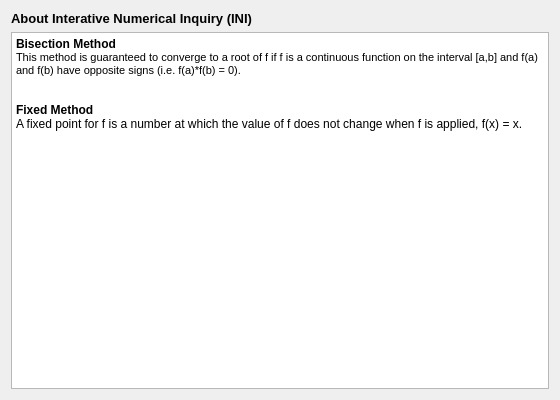
<?xml version="1.0" encoding="UTF-8"?>
<ui version="4.0">
 <class>About</class>
 <widget class="QDialog" name="About">
  <property name="geometry">
   <rect>
    <x>0</x>
    <y>0</y>
    <width>560</width>
    <height>400</height>
   </rect>
  </property>
  <property name="windowTitle">
   <string>Dialog</string>
  </property>
  <layout class="QVBoxLayout" name="verticalLayout_2">
   <item>
    <layout class="QVBoxLayout" name="verticalLayout">
     <item>
      <widget class="QLabel" name="label">
       <property name="text">
        <string>&lt;html&gt;&lt;head/&gt;&lt;body&gt;&lt;p&gt;&lt;span style=&quot; font-size:10pt; font-weight:600;&quot;&gt;About Interative Numerical Inquiry (INI)&lt;/span&gt;&lt;/p&gt;&lt;/body&gt;&lt;/html&gt;</string>
       </property>
      </widget>
     </item>
     <item>
      <widget class="QTextBrowser" name="textBrowser">
       <property name="html">
        <string>&lt;!DOCTYPE HTML PUBLIC &quot;-//W3C//DTD HTML 4.0//EN&quot; &quot;http://www.w3.org/TR/REC-html40/strict.dtd&quot;&gt;
&lt;html&gt;&lt;head&gt;&lt;meta name=&quot;qrichtext&quot; content=&quot;1&quot; /&gt;&lt;style type=&quot;text/css&quot;&gt;
p, li { white-space: pre-wrap; }
&lt;/style&gt;&lt;/head&gt;&lt;body style=&quot; font-family:'MS Shell Dlg 2'; font-size:8.25pt; font-weight:400; font-style:normal;&quot;&gt;
&lt;p style=&quot; margin-top:0px; margin-bottom:0px; margin-left:0px; margin-right:0px; -qt-block-indent:0; text-indent:0px;&quot;&gt;&lt;span style=&quot; font-size:9pt; font-weight:600;&quot;&gt;Bisection Method&lt;/span&gt;&lt;/p&gt;
&lt;p style=&quot; margin-top:0px; margin-bottom:0px; margin-left:0px; margin-right:0px; -qt-block-indent:0; text-indent:0px;&quot;&gt;&lt;span style=&quot; font-size:8pt;&quot;&gt;This method is guaranteed to converge to a root of f if f is a continuous function on the interval [a,b] and f(a) and f(b) have opposite signs (i.e. f(a)*f(b) = 0).&lt;/span&gt;&lt;/p&gt;
&lt;p style=&quot;-qt-paragraph-type:empty; margin-top:0px; margin-bottom:0px; margin-left:0px; margin-right:0px; -qt-block-indent:0; text-indent:0px; font-size:8pt;&quot;&gt;&lt;br /&gt;&lt;/p&gt;
&lt;p style=&quot;-qt-paragraph-type:empty; margin-top:0px; margin-bottom:0px; margin-left:0px; margin-right:0px; -qt-block-indent:0; text-indent:0px; font-size:8pt;&quot;&gt;&lt;br /&gt;&lt;/p&gt;
&lt;p style=&quot; margin-top:0px; margin-bottom:0px; margin-left:0px; margin-right:0px; -qt-block-indent:0; text-indent:0px;&quot;&gt;&lt;span style=&quot; font-size:9pt; font-weight:600;&quot;&gt;Fixed Method&lt;/span&gt;&lt;/p&gt;
&lt;p style=&quot; margin-top:0px; margin-bottom:0px; margin-left:0px; margin-right:0px; -qt-block-indent:0; text-indent:0px;&quot;&gt;&lt;span style=&quot; font-size:9pt;&quot;&gt;A fixed point for f is a number at which the value of f does not change when f is applied, f(x) = x.&lt;/span&gt;&lt;/p&gt;
&lt;p style=&quot;-qt-paragraph-type:empty; margin-top:0px; margin-bottom:0px; margin-left:0px; margin-right:0px; -qt-block-indent:0; text-indent:0px; font-size:9pt;&quot;&gt;&lt;br /&gt;&lt;/p&gt;&lt;/body&gt;&lt;/html&gt;</string>
       </property>
      </widget>
     </item>
    </layout>
   </item>
  </layout>
 </widget>
 <resources/>
 <connections/>
</ui>
